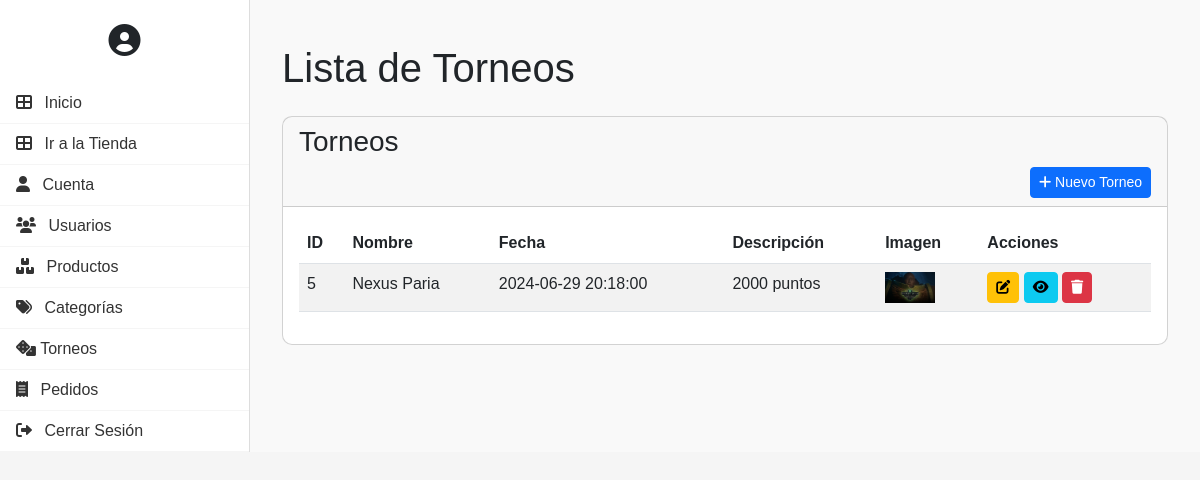
Screenshot of /controllers/Tournament_Controller.php?action=listTournaments (signed in) with the database file from the repository.
### tables this page shows
CREATE TABLE `torneos` (
  `id` int(11) NOT NULL,
  `nombre` varchar(100) NOT NULL,
  `fecha` timestamp NOT NULL DEFAULT current_timestamp() ON UPDATE current_timestamp(),
  `descripcion` text DEFAULT NULL,
  `imagen` varchar(255) NOT NULL
);

### models/utils.php (called while the page is built, shortened)
<?php
class Utils
{
    public static function conectar()
    {
        try {
            require_once("../config/global.php");
            $conPDO = new PDO("mysql:host=" . $DB_SERVER . ";dbname=" . $DB_SCHEMA, $DB_USER, $DB_PASSWD);
            $conPDO->setAttribute(PDO::ATTR_ERRMODE, PDO::ERRMODE_EXCEPTION);
            return $conPDO;
        } catch (PDOException $e) {
            print "¡Error al conectar!: " . $e->getMessage() . "<br/>";
            return null;
        }
    }
}

### models/Tournament_Model.php (called while the page is built, shortened)
<?php
require_once '../models/utils.php';
class Tournament_Model
{
    private $db;
    public function __construct() {
        $this->db = Utils::conectar();
    }
    public function getAllTournaments()
    {
        try {
            $query = "SELECT * FROM torneos";
            $stmt = $this->db->prepare($query);
            $stmt->execute();
            return $stmt->fetchAll(PDO::FETCH_ASSOC);
        } catch (PDOException $e) {
            echo "Error: " . $e->getMessage();
            return [];
        }
    }
}

### views/tournament/tournament_list_views.php (the view, shortened to what this page needs)
<!DOCTYPE html>
<html lang="es">
<head>
    <link href="https://cdn.jsdelivr.net/npm/bootstrap@5.3.0/dist/css/bootstrap.min.css" rel="stylesheet">
    <link rel="stylesheet" href="https://cdnjs.cloudflare.com/ajax/libs/font-awesome/6.0.0-beta3/css/all.min.css">
    <link rel="stylesheet" href="../Assets/css/dashboard.css">
</head>
<body>
    <div id="wrapper">
        <?php include '../views/includes/sidebar_menu.php'; ?>
        <div id="page-content-wrapper">
            <div class="container-fluid">
                <h1 class="mt-4">Lista de Torneos</h1>
                <div class="card mt-4">
                    <div class="card-header">
                        <h3 class="card-title">Torneos</h3>
                        <a href="Tournament_Controller.php?action=createTournament" class="btn btn-primary btn-sm float-end"><i class="fas fa-plus"></i> Nuevo Torneo</a>
                    </div>
                    <div class="card-body">
                        <table class="table table-striped">
                            <thead>
                                <tr>
                                    <th>ID</th>
                                    <th>Nombre</th>
                                    <th>Fecha</th>
                                    <th>Descripción</th>
                                    <th>Imagen</th>
                                    <th>Acciones</th>
                                </tr>
                            </thead>
                            <tbody>
                                <?php foreach ($tournaments as $tournament) : ?>
                                    <tr>
                                        <td><?php echo $tournament['id']; ?></td>
                                        <td><?php echo $tournament['nombre']; ?></td>
                                        <td><?php echo $tournament['fecha']; ?></td>
                                        <td><?php echo $tournament['descripcion']; ?></td>
                                        <td><img src="../Assets/images/uploads/<?php echo $tournament['imagen']; ?>" alt="Imagen Torneo" width="50"></td>
                                        <td>
                                            <a href="Tournament_Controller.php?action=editTournament&id=<?php echo $tournament['id']; ?>" class="btn btn-warning btn-sm"><i class="fas fa-edit"></i></a>
                                            <a href="Tournament_Controller.php?action=listInscripciones&torneo_id=<?php echo $tournament['id']; ?>" class="btn btn-info btn-sm"><i class="fas fa-eye"></i></a>
                                            <button type="button" class="btn btn-danger btn-sm" onclick="showDeleteModal('<?php echo $tournament['id']; ?>')"><i class="fas fa-trash"></i></button>
                                        </td>
                                    </tr>
                                <?php endforeach; ?>
                            </tbody>
                        </table>
                    </div>
                </div>
            </div>
        </div>
    </div>
</body>
</html>

### Assets/css/dashboard.css (style rules this page uses)
body { font-family: 'Arial', sans-serif; background-color: #f5f5f5; }
#wrapper { display: flex; width: 100%; }
#page-content-wrapper { flex: 1; padding: 20px; background-color: #f9f9f9; }
.card { border-radius: 10px; }

### rows the page displays
torneos: id "5", nombre "Nexus Paria", fecha "2024-06-29 20:18:00", descripcion "2000 puntos", imagen (picture)
